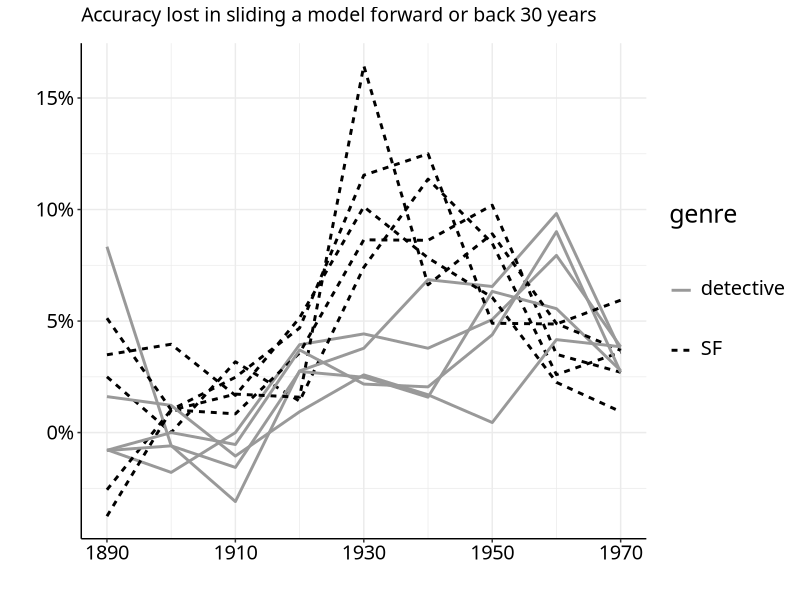
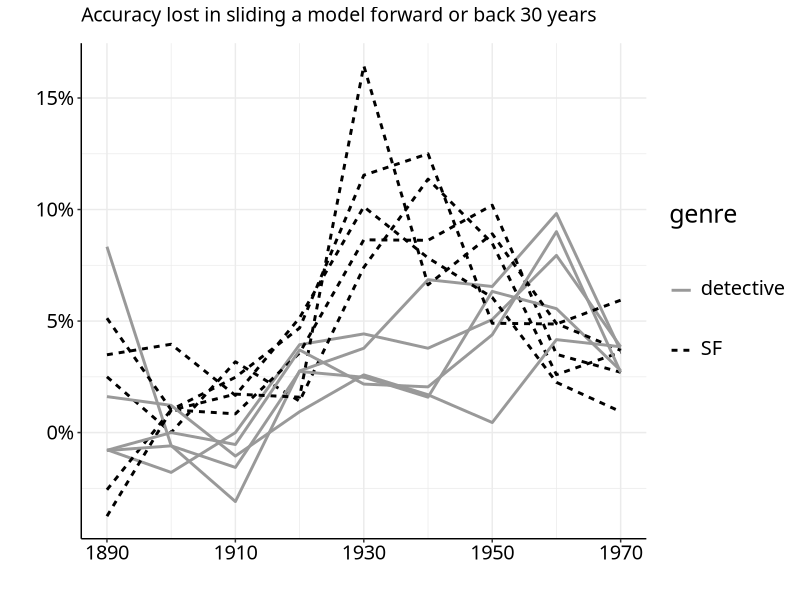
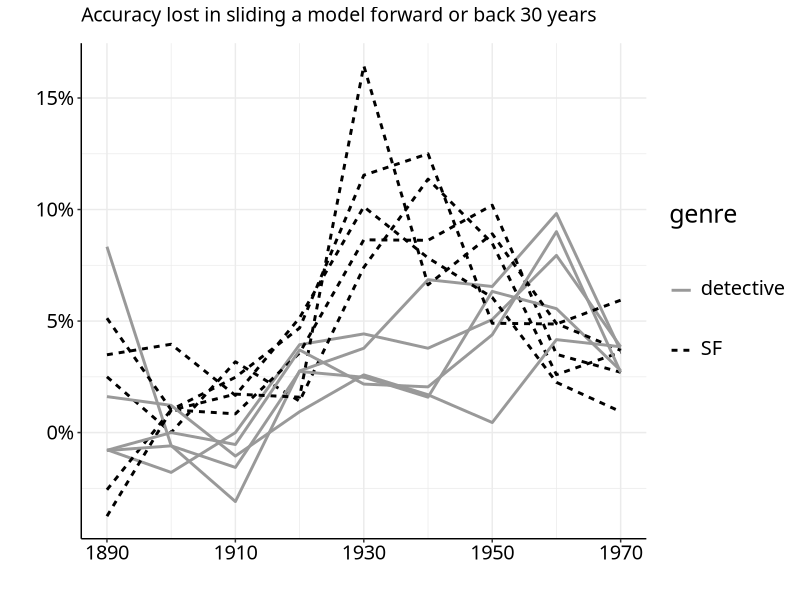

Write R code to recreate these figures, in order.
# Make unweighted meantime graph
library(scales)
library(ggplot2)
library(dplyr)

this.dir <- dirname(parent.frame(2)$ofile)
setwd(this.dir)

sfpace <- read.csv('../plotdata/paceofchangeinSF.tsv', sep = '\t')
detectpace <- read.csv('../plotdata/paceofchangeinDetective.tsv', sep = '\t')
sfpace$genre <- 'SF'
detectpace$genre <- 'detective'
allpace <- rbind(sfpace, detectpace)
allpace$iteration <- as.factor(allpace$iteration)

p <- ggplot(allpace, aes(x = date, y = difference, shape = iteration, color = genre, linetype = genre)) + 
  geom_line(size = 1) +
  theme_bw() + scale_y_continuous('', labels = percent) +
  scale_x_continuous('', breaks = c(1890, 1910, 1930, 1950, 1970)) +
  ggtitle('Accuracy lost in sliding a model forward or back 30 years') +
  theme(text = element_text(size = 18, family = "Avenir Next Medium"), panel.border = element_blank()) +
  theme(axis.line = element_line(color = 'black'),
        axis.text = element_text(color = 'black'),
        plot.title = element_text(margin = margin(b = 12), hjust = 0, size = 14)) +
  scale_color_manual(name = 'genre\n', values = c('gray60', 'black'),
                     guide = guide_legend(keyheight = 3,  label.vjust = 0.55, 
                                          override.aes = list(fill = NA, size = 1))) +
  scale_shape_discrete(name = 'genre\n') +
  scale_linetype_discrete(name = 'genre\n')

tiff("../images/C2Fig3paceofchange.tiff", height = 5.5, width = 9, units = 'in', res=400)
plot(p)
dev.off()
plot(p)

plot(p)